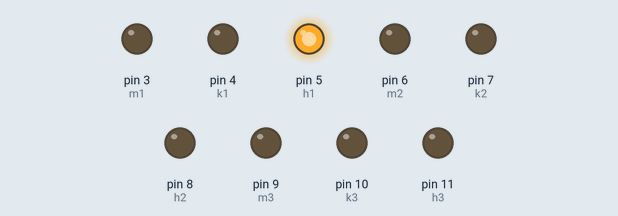
A sketch run on a simulated Arduino Uno, built with avr-gcc and run on an emulated ATmega328P. Parts: output pins drawn as LEDs (lit = HIGH).

Above: at 0.1 s.
At 4.1 s:
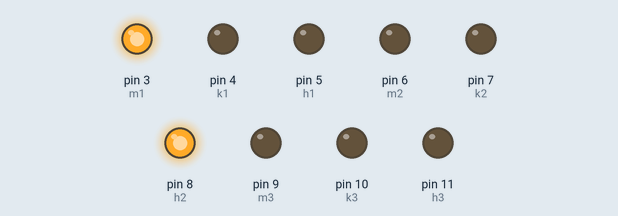
At 10.1 s:
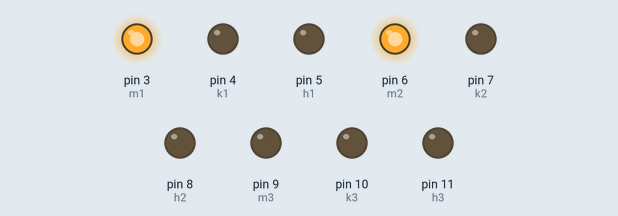
At 23.1 s:
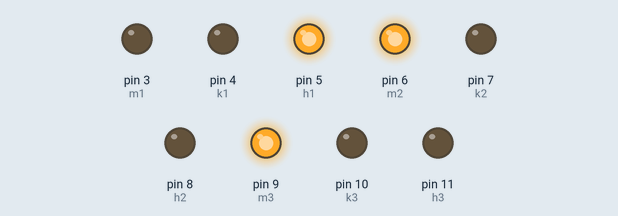
At 27.1 s:
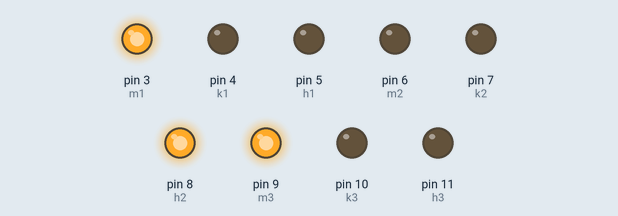
At 34.1 s:
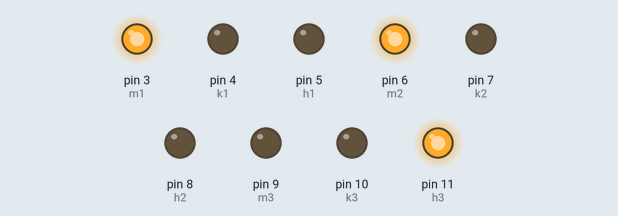
Timing chart, 0 to 35.6 s (numbered marks = the images above):
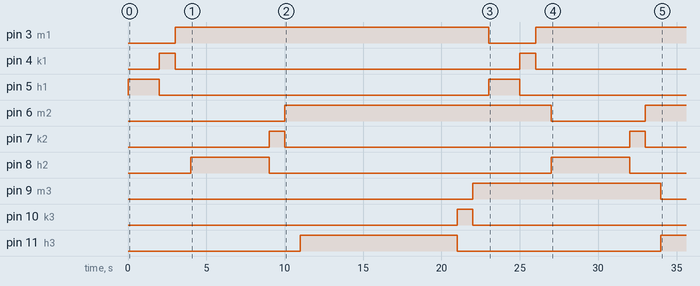

Measured:
- by itself, pin 3 (m1): LOW → HIGH at 3.0 s, → LOW 20.0 s later, → HIGH 3.0 s later
- by itself, pin 4 (k1), pin 7 (k2): alternates HIGH for 1.0 s and LOW for 22.0 s
- by itself, pin 5 (h1): alternates HIGH for 2.0 s and LOW for 21.0 s
- by itself, pin 6 (m2): LOW → HIGH at 10.0 s, → LOW 17.0 s later, → HIGH 6.0 s later
- by itself, pin 8 (h2): alternates HIGH for 5.0 s and LOW for 18.0 s
- by itself, pin 9 (m3): LOW → HIGH at 22.0 s, → LOW 12.0 s later
- by itself, pin 10 (k3): LOW → HIGH at 21.0 s, → LOW 1.0 s later
- by itself, pin 11 (h3): LOW → HIGH at 11.0 s, → LOW 10.0 s later, → HIGH 13.0 s later

The sketch:

Traffic_Light.ino
```cpp
// PROGRAM TRAFFIC LIGHT

int m1= 3; int m2= 6; int m3= 9; // m = merah
int k1= 4; int k2= 7; int k3= 10; // k = kuning
int h1= 5; int h2= 8; int h3= 11; // h = hijau

void setup()
{
  pinMode(m1,OUTPUT);
  pinMode(k1,OUTPUT);
  pinMode(h1,OUTPUT);
  pinMode(m2,OUTPUT);
  pinMode(k2,OUTPUT);
  pinMode(h2,OUTPUT);
  pinMode(m3,OUTPUT);
  pinMode(k3,OUTPUT);
  pinMode(h3,OUTPUT);
}

void loop()
{
  //Traffic Light 1
   digitalWrite(h1,HIGH);
   digitalWrite(k1,LOW);
   digitalWrite(m1,LOW);
   delay(2000); // Lampu Hijau (X + 2) = (0 + 2) = 2 s
   digitalWrite(h1,LOW);
   digitalWrite(k1,HIGH);
   digitalWrite(m1,LOW);
   delay(1000); // Lampu Kuning 1 s
   digitalWrite(h1,LOW);
   digitalWrite(k1,LOW);
   digitalWrite(m1,HIGH);
   delay(1000); // Lampu Merah 1 s

  //Traffic Light 2
   digitalWrite(h2,HIGH);
   digitalWrite(k2,LOW);
   digitalWrite(m2,LOW);
   delay(5000); // Lampu Hijau (Y + 2) = (3 + 2) = 5 s
   digitalWrite(h2,LOW);
   digitalWrite(k2,HIGH);
   digitalWrite(m2,LOW);
   delay(1000); // Lampu Kuning 1 s
   digitalWrite(h2,LOW);
   digitalWrite(k2,LOW);
   digitalWrite(m2,HIGH);
   delay(1000); // Lampu Merah 1 s

  //Traffic Light 3
   digitalWrite(h3,HIGH);
   digitalWrite(k3,LOW);
   digitalWrite(m3,LOW);
   delay(10000); // Lampu Hijau (Z + 2) = (8 + 2) = 10 s
   digitalWrite(h3,LOW);
   digitalWrite(k3,HIGH);
   digitalWrite(m3,LOW);
   delay(1000); // Lampu Kuning 1 s
   digitalWrite(h3,LOW);
   digitalWrite(k3,LOW);
   digitalWrite(m3,HIGH);
   delay(1000); // Lampu Merah 1 s
}
```
